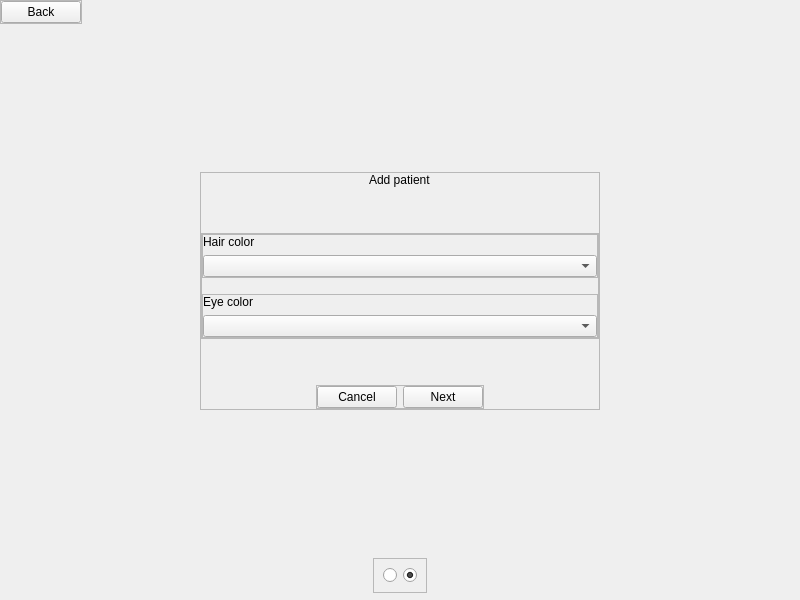
<?xml version="1.0" encoding="UTF-8"?>
<ui version="4.0">
 <class>add_patient_p2</class>
 <widget class="QWidget" name="add_patient_p2">
  <property name="geometry">
   <rect>
    <x>0</x>
    <y>0</y>
    <width>800</width>
    <height>600</height>
   </rect>
  </property>
  <property name="windowTitle">
   <string>Loggin</string>
  </property>
  <property name="styleSheet">
   <string notr="true"/>
  </property>
  <layout class="QVBoxLayout" name="verticalLayout">
   <property name="leftMargin">
    <number>0</number>
   </property>
   <property name="topMargin">
    <number>0</number>
   </property>
   <property name="rightMargin">
    <number>0</number>
   </property>
   <property name="bottomMargin">
    <number>7</number>
   </property>
   <item alignment="Qt::AlignLeft">
    <widget class="QFrame" name="frame_5">
     <property name="frameShape">
      <enum>QFrame::StyledPanel</enum>
     </property>
     <property name="frameShadow">
      <enum>QFrame::Raised</enum>
     </property>
     <layout class="QHBoxLayout" name="horizontalLayout">
      <property name="spacing">
       <number>0</number>
      </property>
      <property name="leftMargin">
       <number>0</number>
      </property>
      <property name="topMargin">
       <number>0</number>
      </property>
      <property name="rightMargin">
       <number>0</number>
      </property>
      <property name="bottomMargin">
       <number>0</number>
      </property>
      <item>
       <widget class="NavigatorButton" name="bt_back">
        <property name="text">
         <string>Back</string>
        </property>
       </widget>
      </item>
     </layout>
    </widget>
   </item>
   <item>
    <spacer name="verticalSpacer_3">
     <property name="orientation">
      <enum>Qt::Vertical</enum>
     </property>
     <property name="sizeHint" stdset="0">
      <size>
       <width>20</width>
       <height>40</height>
      </size>
     </property>
    </spacer>
   </item>
   <item alignment="Qt::AlignHCenter|Qt::AlignVCenter">
    <widget class="QFrame" name="c_center">
     <property name="minimumSize">
      <size>
       <width>400</width>
       <height>0</height>
      </size>
     </property>
     <property name="frameShape">
      <enum>QFrame::StyledPanel</enum>
     </property>
     <property name="frameShadow">
      <enum>QFrame::Raised</enum>
     </property>
     <layout class="QVBoxLayout" name="verticalLayout_2">
      <property name="leftMargin">
       <number>0</number>
      </property>
      <property name="topMargin">
       <number>0</number>
      </property>
      <property name="rightMargin">
       <number>0</number>
      </property>
      <property name="bottomMargin">
       <number>0</number>
      </property>
      <item alignment="Qt::AlignHCenter">
       <widget class="Label" name="lb_title">
        <property name="text">
         <string>Add patient</string>
        </property>
       </widget>
      </item>
      <item>
       <spacer name="verticalSpacer_2">
        <property name="orientation">
         <enum>Qt::Vertical</enum>
        </property>
        <property name="sizeHint" stdset="0">
         <size>
          <width>20</width>
          <height>40</height>
         </size>
        </property>
       </spacer>
      </item>
      <item>
       <widget class="QFrame" name="c_inputs">
        <property name="frameShape">
         <enum>QFrame::StyledPanel</enum>
        </property>
        <property name="frameShadow">
         <enum>QFrame::Raised</enum>
        </property>
        <layout class="QVBoxLayout" name="verticalLayout_3">
         <property name="spacing">
          <number>16</number>
         </property>
         <property name="leftMargin">
          <number>0</number>
         </property>
         <property name="topMargin">
          <number>0</number>
         </property>
         <property name="rightMargin">
          <number>0</number>
         </property>
         <property name="bottomMargin">
          <number>0</number>
         </property>
         <item>
          <widget class="QFrame" name="c_hair_color">
           <property name="frameShape">
            <enum>QFrame::StyledPanel</enum>
           </property>
           <property name="frameShadow">
            <enum>QFrame::Raised</enum>
           </property>
           <layout class="QVBoxLayout" name="verticalLayout_5">
            <property name="leftMargin">
             <number>0</number>
            </property>
            <property name="topMargin">
             <number>0</number>
            </property>
            <property name="rightMargin">
             <number>0</number>
            </property>
            <property name="bottomMargin">
             <number>0</number>
            </property>
            <item>
             <widget class="QLabel" name="lb_hair_color">
              <property name="text">
               <string>Hair color</string>
              </property>
             </widget>
            </item>
            <item>
             <widget class="QComboBox" name="i_hair_color"/>
            </item>
           </layout>
          </widget>
         </item>
         <item>
          <widget class="QFrame" name="c_eye_color">
           <property name="frameShape">
            <enum>QFrame::StyledPanel</enum>
           </property>
           <property name="frameShadow">
            <enum>QFrame::Raised</enum>
           </property>
           <layout class="QVBoxLayout" name="verticalLayout_4">
            <property name="leftMargin">
             <number>0</number>
            </property>
            <property name="topMargin">
             <number>0</number>
            </property>
            <property name="rightMargin">
             <number>0</number>
            </property>
            <property name="bottomMargin">
             <number>0</number>
            </property>
            <item>
             <widget class="QLabel" name="lb_eye_color">
              <property name="text">
               <string>Eye color</string>
              </property>
             </widget>
            </item>
            <item>
             <widget class="QComboBox" name="i_eye_color"/>
            </item>
           </layout>
          </widget>
         </item>
        </layout>
       </widget>
      </item>
      <item>
       <spacer name="verticalSpacer">
        <property name="orientation">
         <enum>Qt::Vertical</enum>
        </property>
        <property name="sizeHint" stdset="0">
         <size>
          <width>20</width>
          <height>40</height>
         </size>
        </property>
       </spacer>
      </item>
      <item alignment="Qt::AlignHCenter">
       <widget class="QFrame" name="c_buttons">
        <property name="frameShape">
         <enum>QFrame::StyledPanel</enum>
        </property>
        <property name="frameShadow">
         <enum>QFrame::Raised</enum>
        </property>
        <layout class="QHBoxLayout" name="horizontalLayout_3">
         <property name="leftMargin">
          <number>0</number>
         </property>
         <property name="topMargin">
          <number>0</number>
         </property>
         <property name="rightMargin">
          <number>0</number>
         </property>
         <property name="bottomMargin">
          <number>0</number>
         </property>
         <item>
          <widget class="Button" name="bt_cancel">
           <property name="text">
            <string>Cancel</string>
           </property>
          </widget>
         </item>
         <item>
          <widget class="Button" name="bt_add">
           <property name="text">
            <string>Next</string>
           </property>
          </widget>
         </item>
        </layout>
       </widget>
      </item>
     </layout>
    </widget>
   </item>
   <item>
    <spacer name="verticalSpacer_4">
     <property name="orientation">
      <enum>Qt::Vertical</enum>
     </property>
     <property name="sizeHint" stdset="0">
      <size>
       <width>20</width>
       <height>40</height>
      </size>
     </property>
    </spacer>
   </item>
   <item alignment="Qt::AlignHCenter|Qt::AlignVCenter">
    <widget class="QFrame" name="frame_3">
     <property name="frameShape">
      <enum>QFrame::StyledPanel</enum>
     </property>
     <property name="frameShadow">
      <enum>QFrame::Raised</enum>
     </property>
     <layout class="QHBoxLayout" name="horizontalLayout_4">
      <item>
       <widget class="QRadioButton" name="i_add_patient_view">
        <property name="text">
         <string/>
        </property>
       </widget>
      </item>
      <item>
       <widget class="QRadioButton" name="i_add_patient_p2_view">
        <property name="text">
         <string/>
        </property>
        <property name="checked">
         <bool>true</bool>
        </property>
       </widget>
      </item>
     </layout>
    </widget>
   </item>
  </layout>
 </widget>
 <customwidgets>
  <customwidget>
   <class>Button</class>
   <extends>QPushButton</extends>
   <header>.promoted.button</header>
  </customwidget>
  <customwidget>
   <class>Label</class>
   <extends>QLabel</extends>
   <header>.promoted.label</header>
  </customwidget>
  <customwidget>
   <class>NavigatorButton</class>
   <extends>QPushButton</extends>
   <header location="global">.promoted.navigator_button</header>
  </customwidget>
 </customwidgets>
 <resources/>
 <connections/>
</ui>
